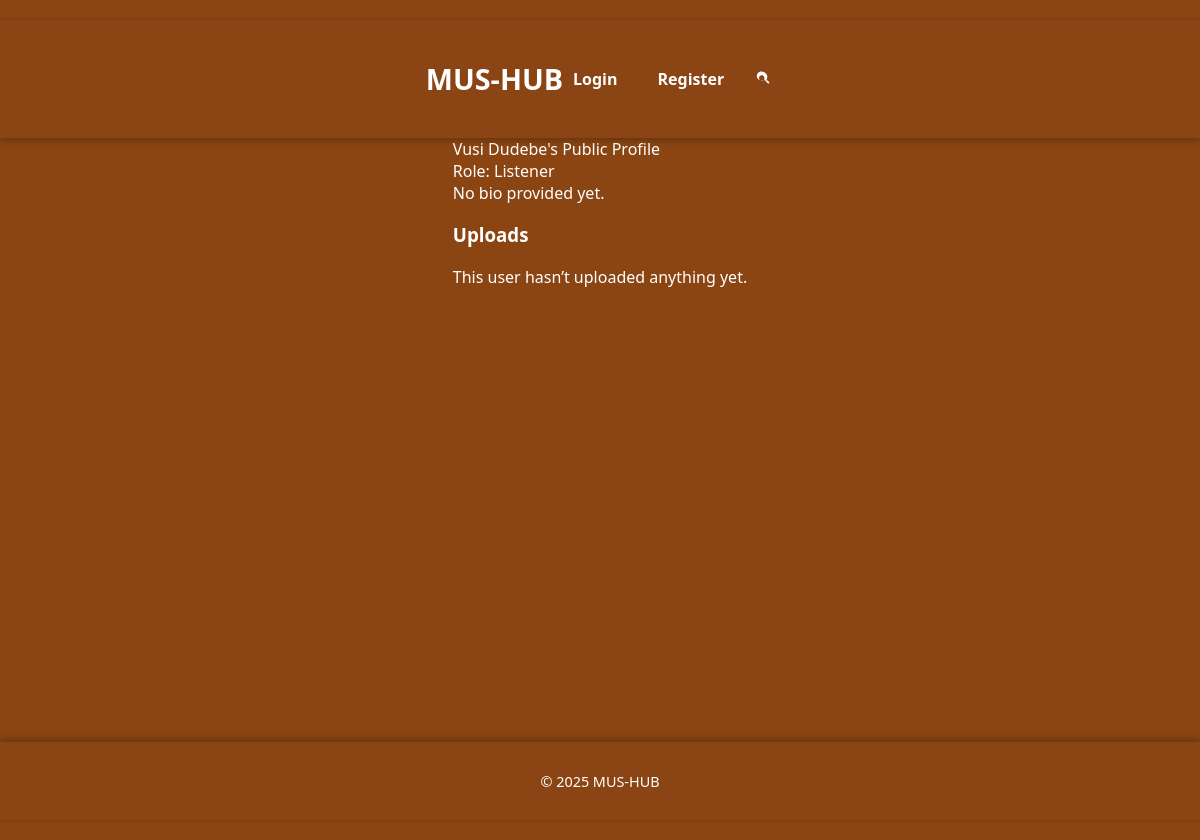
The page /user/3 on the database as committed earlier.
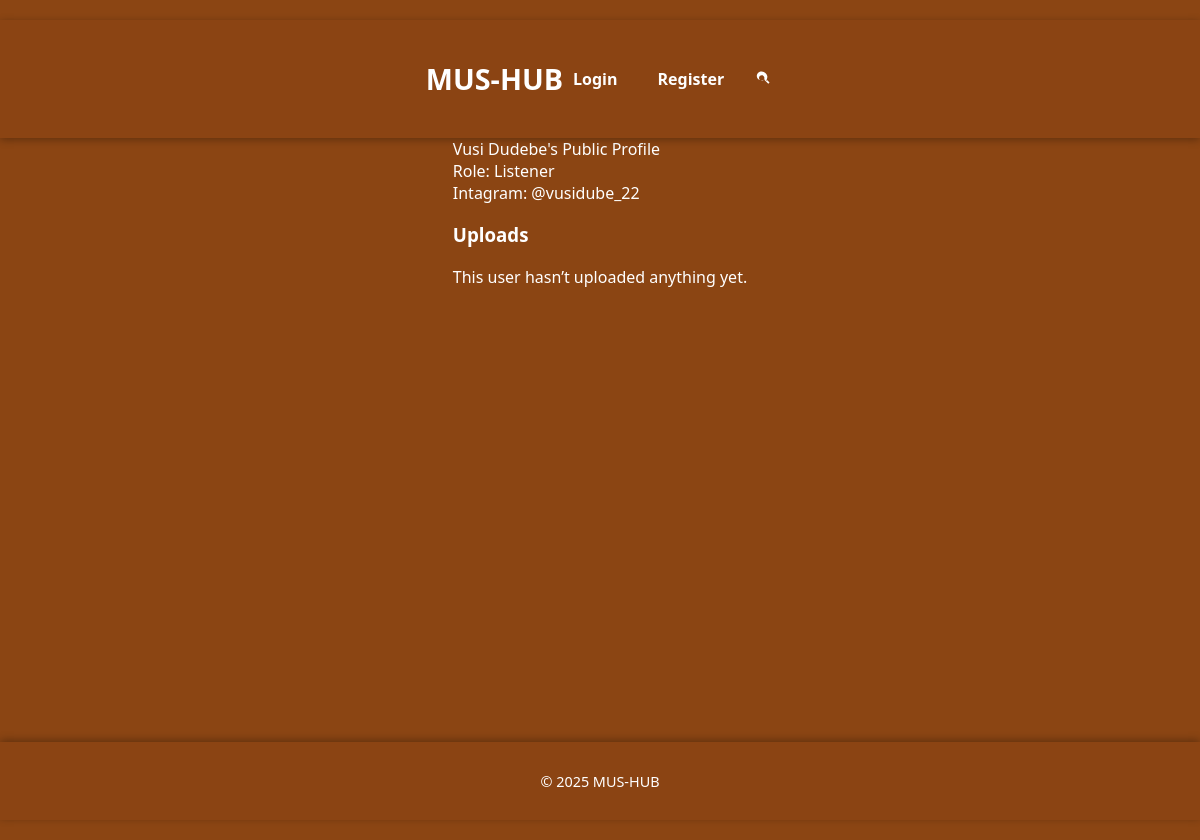
The same page on the database as committed later.
### app.py (models this page shows)
class User(db.Model):
    UserID = db.Column(db.Integer, primary_key=True)
    Username = db.Column(db.String(80), nullable=False)
    Email = db.Column(db.String(120), unique=True, nullable=False)
    Password = db.Column(db.String(200), nullable=False)
    Role = db.Column(db.String(20), nullable=False)
    Bio = db.Column(db.String(500))
    comments = db.relationship('Comment', backref='author', lazy=True)

### app.py (the view)
@app.route('/user/<int:user_id>')
def public_profile(user_id):
    user = User.query.get_or_404(user_id)
    uploads = Content.query.filter_by(UserID=user_id).order_by(Content.UploadDate.desc()).all()
    return render_template('public_profile.html', user=user, uploads=uploads)

### app.py (called while the page is built)
@app.context_processor
def inject_now():
    return {
        'now': datetime.utcnow(),
        'current_user_id': session.get('user_id')
    }

### templates/public_profile.html (shortened to what this page needs)
{% extends "base.html" %}
{% block content %}
<div class="public-profile-container">
  <div class="public-header">{{ user.Username }}'s Public Profile</div>
  <div class="user-role">Role: {{ user.Role }}</div>
  <div class="user-bio">
    {{ user.Bio or "No bio provided yet." }}
  </div>
  <div class="uploads-section">
    <h3>Uploads</h3>
    {% if uploads %}
      {% for content in uploads %}
        <div class="upload-item">
          <p><strong>File:</strong> {{ content.FilePath }}</p>
          <p><small>Uploaded on: {{ content.UploadDate.strftime('%Y-%m-%d %H:%M:%S') }}</small></p>
          {% set ext = content.FilePath.split('.')[-1].lower() %}
          {% if ext in ['mp3', 'wav', 'ogg'] %}
            <audio controls>
              <source src="{{ url_for('static', filename='uploads/' ~ content.FilePath) }}" type="audio/{{ ext }}">
              Your browser does not support audio playback.
            </audio>
          {% elif ext in ['mp4', 'webm'] %}
            <video controls width="100%">
              <source src="{{ url_for('static', filename='uploads/' ~ content.FilePath) }}" type="video/{{ ext }}">
              Your browser does not support video playback.
            </video>
          {% else %}
            <p>Preview not available for this file type.</p>
          {% endif %}
        </div>
      {% endfor %}
    {% else %}
      <p>This user hasn’t uploaded anything yet.</p>
    {% endif %}
  </div>
</div>
{% endblock %}

Rows that differ between the two databases and show on the page:
changed User "Vusi Dudebe": Bio "No bio provided yet." → "Intagram: @vusidube_22"
